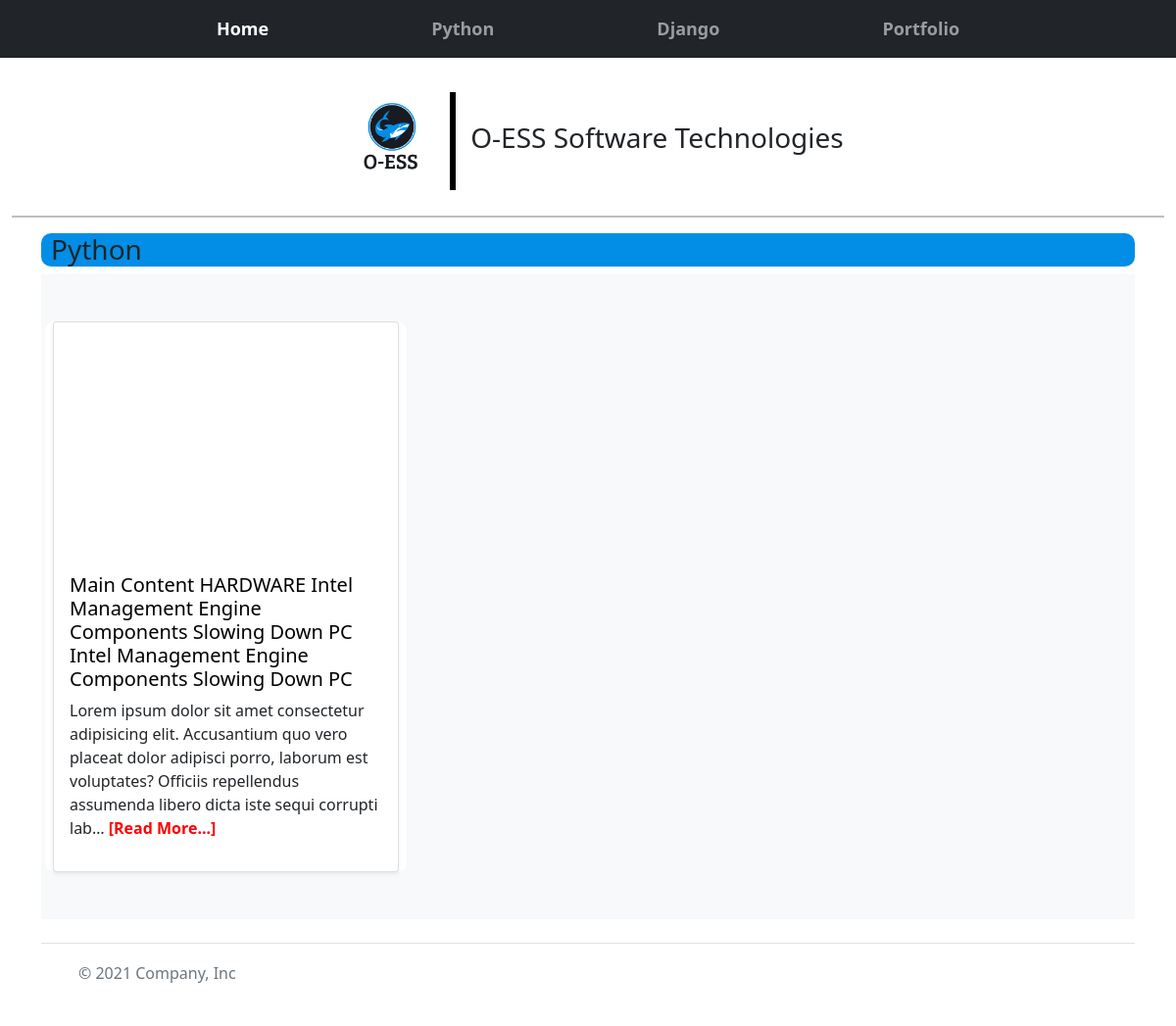
Before: /python/ with the older database file.
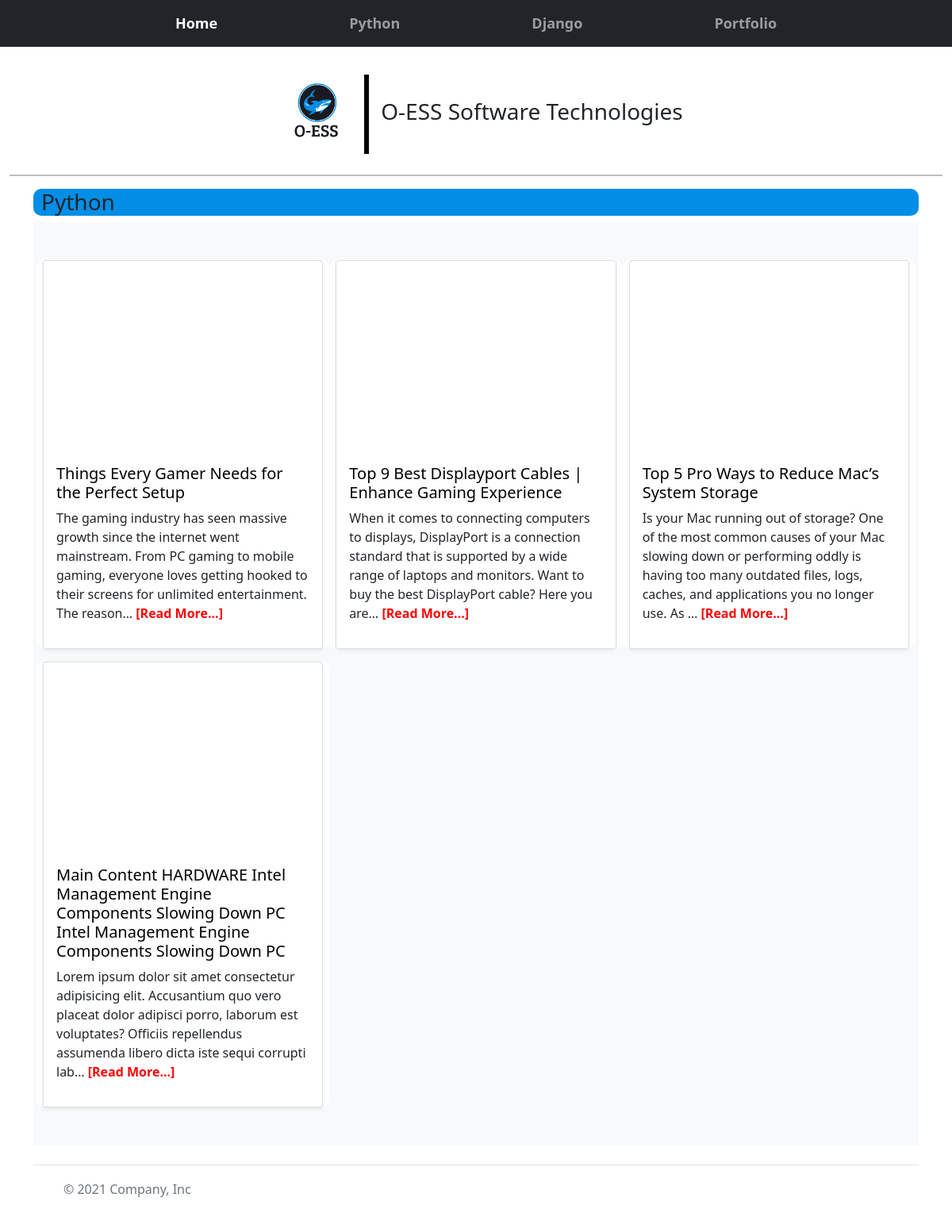
After: the same page with the newer database file.
### repair/models.py (models this page shows, shortened)
class Pythonister(models.Model):
    title = models.CharField(max_length=400)
    description = models.TextField()
    video = EmbedVideoField()
    date_added = models.DateTimeField(auto_now_add=True)

### repair/views.py (the view)
# urls.py: path('python/', views.pythonsoft, name='hardware'),
def pythonsoft(request):
    hard = Pythonister.objects.order_by('-date_added')
    context = {'hard':hard}
    return render(request, 'repair/hardware.html', context)

### repair/templates/repair/hardware.html (shortened to what this page needs)
{% extends 'repair/layout.html' %}
{% load static %}
{% load embed_video_tags %}
{% block content %}
    <div class="container">
        <div class="col">
            <h3>Python</h3>
        </div>
        <main>
            <div class="album py-5 bg-light">
              <div class="container">
                <div class="row row-cols-1 row-cols-sm-2 row-cols-md-3 g-3">
                    {% for hardware in hard %}
                  <div class="col" style="background-color: white;">
                    <div class="card shadow-sm">
                      <div class="you" style="width: 100%; height: 15rem; border-radius: 5px;">
                    </div>
                      <div class="card-body">
                          <a onMouseOver="this.style.color='red'"
                          onMouseOut="this.style.color='black'" href="{% url 'repair:detail' hardware.id %}"><h5 class="card-title">{{hardware.title}}</h5></a>
                            <p class="card-text">{{hardware.description|truncatechars:200}} <a style="text-decoration: none; color: red; font-weight: bold;" href="{% url 'repair:detail' hardware.id %}">[Read More...]</a></p>
                      </div>
                    </div>
                  </div>
                  {% endfor %}
                </div>
              </div>
            </div>
          </main>
    </div>
{% endblock content %}

### repair/templates/repair/layout.html (shortened to what this page needs)
{% load static %}
{% load embed_video_tags %}
<!DOCTYPE html>
<html lang="en">
<head>
    <link type="text/css" rel="stylesheet"  href="{% static 'repair/css/main.css' %}">
    <link href="https://cdn.jsdelivr.net/npm/bootstrap@5.1.3/dist/css/bootstrap.min.css" rel="stylesheet">
</head>
<body>
  <nav class="navbar navbar-expand-lg navbar-dark bg-dark">
    <div class="container-fluid">
      <div class="collapse navbar-collapse justify-content-center" id="navbarNav">
        <ul class="navbar-nav">
          <li class="nav-item">
            <a class="nav-link active" aria-current="page" href="/">Home</a>
          </li>
          <li class="nav-item">
            <a class="nav-link" href="{% url 'repair:hardware' %}">Python</a>
          </li>
          <li class="nav-item">
            <a class="nav-link" href="{% url 'repair:software' %}">Django</a>
          </li>
          <li class="nav-item">
            <a class="nav-link" href="#">Portfolio</a>
          </li>
        </ul>
      </div>
    </div>
  </nav>
  <div class="container-fluid">
    <div class="logo">
        <img src="{% static 'repair/images/logo.png' %}" alt="">
        <div class="line"></div>
        <div class="text">
            <h3>O-ESS Software Technologies</h3>
        </div>
    </div>
    <hr style="height: 2px; background-color: #000000; color: #000000;">
</div>
{% block content %}{% endblock content %}
  <div class="container">
    <footer class="d-flex flex-wrap justify-content-between align-items-center py-3 my-4 border-top">
      <div class="col-md-4 d-flex align-items-center">
        <a href="/" class="mb-3 me-2 mb-md-0 text-muted text-decoration-none lh-1">
          <svg class="bi" width="30" height="24"><use xlink:href="#bootstrap"/></svg>
        </a>
        <span class="text-muted">&copy; 2021 Company, Inc</span>
      </div>
      <ul class="nav col-md-4 justify-content-end list-unstyled d-flex">
        <li class="ms-3"><a class="text-muted" href="#"><svg class="bi" width="24" height="24"><use xlink:href="#twitter"/></svg></a></li>
        <li class="ms-3"><a class="text-muted" href="#"><svg class="bi" width="24" height="24"><use xlink:href="#instagram"/></svg></a></li>
        <li class="ms-3"><a class="text-muted" href="#"><svg class="bi" width="24" height="24"><use xlink:href="#facebook"/></svg></a></li>
      </ul>
    </footer>
  </div>
</body>
</html>

### repair/static/repair/css/main.css (style rules this page uses)
li { font-size: large; font-weight: bold; margin-right: 75px; margin-left: 75px; }
.logo { display: flex; overflow-x: auto; text-align: center; justify-content: center; }
.line { border-right: 6px solid black; height: 100px; margin-top: 35px; }
.logo img { height: 120px; margin-top: 25px; }
.text { margin-top: 65px; margin-left: 15px; }
.col { background-color: #028EE6; border-radius: 10px; }
.col h3 { margin-left: 10px; }
.col a { text-decoration: none; color: black; }
.bi { vertical-align: -.125em; fill: currentColor; }

Changed rows visible on the page:
added Pythonister: title "Things Every Gamer Needs for the Perfect Setup", description "The gaming industry has seen massive growth since the internet went mainstream. From PC gaming to mobile gaming, everyone loves getting hooked to their screens for unlimited entertainment. The reason…"
added Pythonister: title "Top 9 Best Displayport Cables | Enhance Gaming Experience", description "When it comes to connecting computers to displays, DisplayPort is a connection standard that is supported by a wide range of laptops and monitors. Want to buy the best DisplayPort cable? Here you are…"
added Pythonister: title "Top 5 Pro Ways to Reduce Mac’s System Storage", description "Is your Mac running out of storage? One of the most common causes of your Mac slowing down or performing oddly is having too many outdated files, logs, caches, and applications you no longer use. As …"
